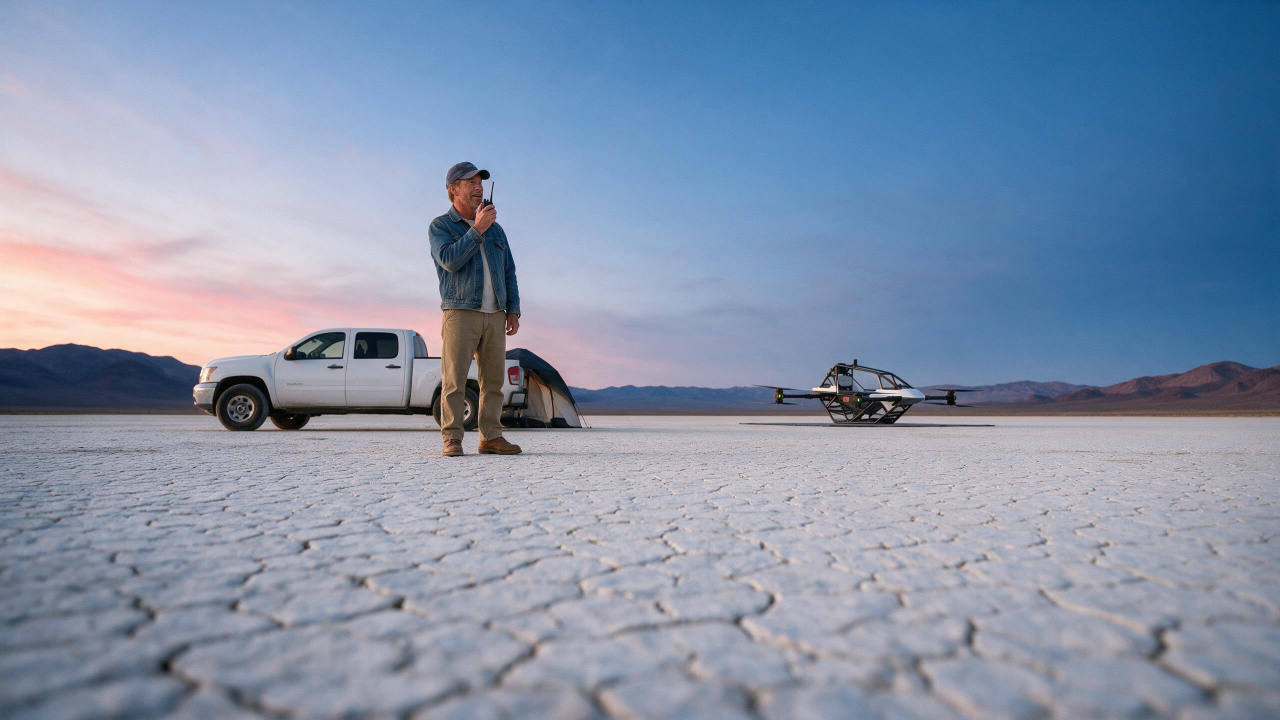
#> input picture film03/board/B03.jpg, 2560 x 1440 px, given in place of coolfly-logo-white.png, which was not available (shown at 1/2 size)
$ python animatic.py out.png
#> lines starting #> are read from the running program, lines starting #| are printed output that depends on the picture
#!/usr/bin/env python3
"""film03 FIRST FLIGHT animatic: storyboard stills with camera moves, cut to a code-synthesised temp score.

Usage: python3 film03/animatic.py OUTDIR
Picture and sound share one timeline (TIMES below = BRIEF-FirstFlight.md section 4; 100 BPM, bar 2.4 s):
drop 12.0 (lift-off), vacuum 38.4, lift 40.8 (she laughs), end 55.2 ("Again."), 60.0 out.
The temp score is original (higgsfield-motion score.html, rendered headless), internal only: the release track is
licensed after picture lock. Temp lines are Kokoro TTS.
"""
import json, os, subprocess, sys
from pathlib import Path
from PIL import Image, ImageDraw, ImageFont

ROOT = Path(__file__).resolve().parent
BOARD = ROOT/'board'
OUT = Path(sys.argv[1]); OUT.mkdir(parents=True, exist_ok=True)
W, H, FPS, DUR, BPM = 1920, 1080, 24, 60.0, 100
SK = Path('/root/.claude/skills/synced/2b3f0ebb-1e37-4d73-b17b-064d8359dcaf_57fae081-93aa-46b6-85bf-2820253df755/higgsfield-motion')
TOOLS = Path(os.environ.get('COOLFLY_TOOLS', '/tmp/coolfly-tools'))
LOGO = ROOT.parent/'film02/v10/coolfly-logo-white.png'
FONT = '/usr/share/fonts/opentype/inter/InterDisplay-Medium.otf'

# (start, end, still, zoom from->to, centre x from->to, centre y from->to); centre in 0..1 of the still
SHOTS = [
    (0.0, 2.4, 'B01', 1.00, 1.08, .55, .55, .55, .55),
    (2.4, 4.8, 'B02', 1.05, 1.12, .50, .50, .50, .50),
    (4.8, 7.2, 'B03', 1.10, 1.10, .45, .55, .50, .50),
    (7.2, 9.6, 'B04', 1.05, 1.20, .52, .52, .40, .40),
    (9.6, 12.0, 'B05', 1.05, 1.18, .55, .60, .55, .55),
    (12.0, 14.4, 'B06', 1.00, 1.15, .50, .50, .45, .40),
    (14.4, 16.8, 'B07', 1.08, 1.16, .50, .50, .40, .40),
    (16.8, 24.0, 'B08', 1.20, 1.25, .38, .62, .50, .50),   # FPV follow, left to right
    (24.0, 26.4, 'B09', 1.12, 1.12, .44, .56, .50, .50),
    (26.4, 28.8, 'B10', 1.05, 1.14, .50, .50, .40, .38),
    (28.8, 36.6, 'B11', 1.30, 1.00, .50, .50, .60, .50),   # rise / reveal: pull out
    (36.6, 38.4, 'B12', 1.00, 1.45, .50, .50, .35, .30),   # crash push toward the visor
    (38.4, 40.8, 'B13', 1.04, 1.06, .50, .50, .50, .50),   # vacuum: almost still
    (40.8, 43.2, 'B14', 1.15, 1.05, .50, .50, .40, .40),   # she laughs: punch then ease out
    (43.2, 48.0, 'B15', 1.20, 1.20, .62, .38, .50, .50),   # hero pass, sweeps across
    (48.0, 52.8, 'B16', 1.00, 1.15, .50, .50, .50, .50),   # head-on, coming home right to left
    (52.8, 55.2, 'B17', 1.05, 1.10, .52, .52, .50, .50),
    (55.2, 57.6, 'B18', 1.12, 1.02, .52, .52, .40, .40),   # "Again."
    (57.6, 60.0, 'B19', 1.10, 1.00, .50, .50, .55, .55),   # wide, logo
]
SHAKE = [(12.0, 0.35, 14), (40.8, 0.3, 10)]        # (time, length s, pixels) camera kick on the two hits
TITLES = [(0.25, 2.25, 'Everyone remembers their first.', 'super'),
          (5.0, 7.0, '“Whenever you’re ready.”', 'sub'),
          (55.7, 57.5, '“Again.”', 'sub')]
EVENTS = {'fps': FPS, 'bpm': BPM, 'dur': DUR, 'events': [
    {'t': 12.0, 'k': 'drop'}, {'t': 38.4, 'k': 'vac'}, {'t': 40.8, 'k': 'lift'}, {'t': 55.2, 'k': 'end'},
    {'t': 3.0, 'k': 'click', 'w': 1.2, 'note': 'buckle'},
    {'t': 12.0, 'k': 'riser', 'dur': 2.4, 'w': 0.9}, {'t': 12.0, 'k': 'impact', 'w': 1.0},
    {'t': 16.8, 'k': 'whoosh', 'dir': 'right', 'w': 0.8}, {'t': 24.0, 'k': 'whoosh', 'dir': 'right', 'w': 0.6},
    {'t': 38.4, 'k': 'riser', 'dur': 1.8, 'w': 0.8}, {'t': 40.8, 'k': 'impact', 'w': 1.1},
    {'t': 43.2, 'k': 'whoosh', 'dir': 'left', 'w': 0.9}, {'t': 48.0, 'k': 'whoosh', 'dir': 'left', 'w': 0.6},
]}
LINES = [(5.1, 'ray', "Whenever you're ready.", 'am_michael'), (55.75, 'maya', 'Again.', 'af_heart')]


def ease(u):
    return u * u * (3 - 2 * u)


def frame_at(img, z, cx, cy):
    sw, sh = img.size
    bw, bh = sw / z, sh / z
    x0 = min(max(cx * sw - bw / 2, 0), sw - bw); y0 = min(max(cy * sh - bh / 2, 0), sh - bh)
    return img.crop((x0, y0, x0 + bw, y0 + bh)).resize((W, H), Image.BICUBIC)


def picture():
    stills = {}
    font_super = ImageFont.truetype(FONT, 46); font_sub = ImageFont.truetype(FONT, 40); font_tag = ImageFont.truetype(FONT, 30)
    logo = Image.open(LOGO).convert('RGBA'); logo = logo.resize((520, int(520 * logo.height / logo.width)), Image.LANCZOS)
    ff = subprocess.Popen(['ffmpeg', '-v', 'error', '-y', '-f', 'rawvideo', '-pix_fmt', 'rgb24', '-s', f'{W}x{H}', '-r', str(FPS), '-i', '-',
                           '-c:v', 'libx264', '-crf', '18', '-pix_fmt', 'yuv420p', str(OUT/'picture.mp4')], stdin=subprocess.PIPE)
    for n in range(int(DUR * FPS)):
        t = n / FPS
        a, b, key, z0, z1, x0, x1, y0, y1 = next(s for s in SHOTS if s[0] <= t < s[1])
        if key not in stills:
            stills[key] = Image.open(next(p for p in (BOARD/f'{key}.png', BOARD/f'{key}.jpg') if p.exists())).convert('RGB').resize((2560, 1440), Image.LANCZOS)
        u = ease((t - a) / (b - a))
        fr = frame_at(stills[key], z0 + (z1 - z0) * u, x0 + (x1 - x0) * u, y0 + (y1 - y0) * u)
        for ht, ln, px in SHAKE:
            if ht <= t < ht + ln:
                k = (1 - (t - ht) / ln) * px; s = 1 if n % 2 else -1
                fr = fr.transform(fr.size, Image.AFFINE, (1, 0, s * k, 0, 1, -s * k * .6), Image.BICUBIC)
        d = ImageDraw.Draw(fr)
        for ta, tb, text, kind in TITLES:
            if ta <= t < tb:
                alpha = min(1, (t - ta) / .3, (tb - t) / .3)
                f = font_super if kind == 'super' else font_sub
                tw = d.textlength(text, font=f); y = H * .46 if kind == 'super' else H * .86
                c = int(255 * alpha)
                d.text(((W - tw) / 2 + 2, y + 2), text, font=f, fill=(0, 0, 0))
                d.text(((W - tw) / 2, y), text, font=f, fill=(c, c, c))
        if t >= 57.9:  # logo in the clear sky of B19
            alpha = min(1, (t - 57.9) / .6)
            lg = logo.copy(); lg.putalpha(lg.getchannel('A').point(lambda v: int(v * alpha)))
            fr.paste(lg, ((W - lg.width) // 2, 150), lg)
            tw = d.textlength('D R E A M', font=font_tag)
            c = int(255 * alpha); d.text(((W - tw) / 2, 150 + lg.height + 24), 'D R E A M', font=font_tag, fill=(c, c, c))
        tc = f'{key}  {t:05.2f}'
        d.text((24, 20), tc, font=font_tag, fill=(255, 210, 0))  # board id + time, it is an animatic
        ff.stdin.write(fr.tobytes())
    ff.stdin.close(); ff.wait()


def sound():
    ev = OUT/'events.json'; ev.write_text(json.dumps(EVENTS))
    env = dict(os.environ, HFT_BROWSER=str(TOOLS/'chrome'))
    subprocess.run(['node', 'scripts/render_audio.mjs', 'assets/templates/audio/score.html', str(OUT/'score.wav'),
                    '--query', f'preset=arrival&bpm={BPM}&dur={DUR}', '--events', str(ev)], cwd=SK, env=env, check=True)
#> (this line was passed over: subprocess is not available in this run)
    py = str(TOOLS/'venv/bin/python')
    for _, key, text, voice in LINES:
        (OUT/f'{key}.json').write_text(json.dumps({key: text}))
        subprocess.run([py, str(ROOT.parent/'tools/vo.py'), str(OUT/f'{key}.json'), str(OUT), '--voice', voice, '--speed', '0.95'],
                       env=dict(os.environ, COOLFLY_TOOLS=str(TOOLS)), check=True)
    inputs, chains, labels = ['-i', str(OUT/'score.wav')], [], []
    for i, (t, key, _, voice) in enumerate(LINES, 1):
        inputs += ['-i', str(OUT/f'{key}_{voice}.wav')]
        chains.append(f'[{i}]aresample=48000,pan=stereo|c0=c0|c1=c0,volume=1.8,adelay={int(t*1000)}|{int(t*1000)}[v{i}]'); labels.append(f'[v{i}]')
    duck = '+'.join(f'between(t,{t-0.1:.2f},{t+1.6:.2f})' for t, *_ in LINES)
    graph = ';'.join(chains) + f";[0]volume='if({duck},0.45,1)':eval=frame[m];[m]{''.join(labels)}amix=inputs={1+len(labels)}:normalize=0:duration=first[a]"
    subprocess.run(['ffmpeg', '-v', 'error', '-y'] + inputs + ['-filter_complex', graph, '-map', '[a]', '-t', str(DUR), '-ar', '48000', str(OUT/'mix_raw.wav')], check=True)
    # gain to -14 LUFS measured on the raw mix, then a brick-wall limiter (true peak <= -1 dBTP)
    r = subprocess.run(['ffmpeg', '-hide_banner', '-i', str(OUT/'mix_raw.wav'), '-af', 'ebur128', '-f', 'null', '-'], capture_output=True, text=True).stderr
    lufs = float(r[r.rindex('I:'):].split()[1])
    subprocess.run(['ffmpeg', '-v', 'error', '-y', '-i', str(OUT/'mix_raw.wav'), '-af',
                    f'volume={-14 - lufs:.2f}dB,aresample=192000,alimiter=limit=0.82:attack=1:release=60:level=false,aresample=48000',
                    str(OUT/'mix.wav')], check=True)


if __name__ == '__main__':
    assert abs(SHOTS[-1][1] - DUR) < 1e-6 and all(abs(SHOTS[i][1] - SHOTS[i+1][0]) < 1e-6 for i in range(len(SHOTS) - 1))
    sound(); picture()
#> (the call stopped at in sound, `subprocess.run([py, str(ROOT.parent/'tools/vo.py'), str(OUT/f'{key}.js..`: subprocess is not available in this run)
#> in picture, `logo = logo.resize((520, int(520 * logo.height / logo.width)), Image.L`:
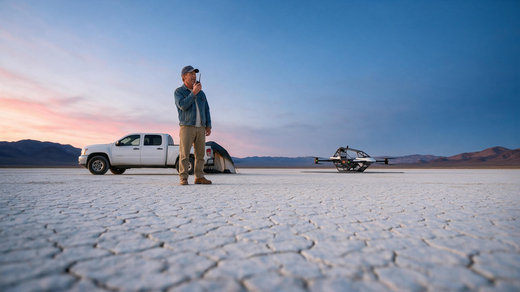
#> logo: PIL image 520x292 RGBA; mean R, G, B, A 132.2, 147.3, 171, 255
#> (the run stopped early here; a loop or call above may not have finished)

$ run again, on film03/board/B04.jpg
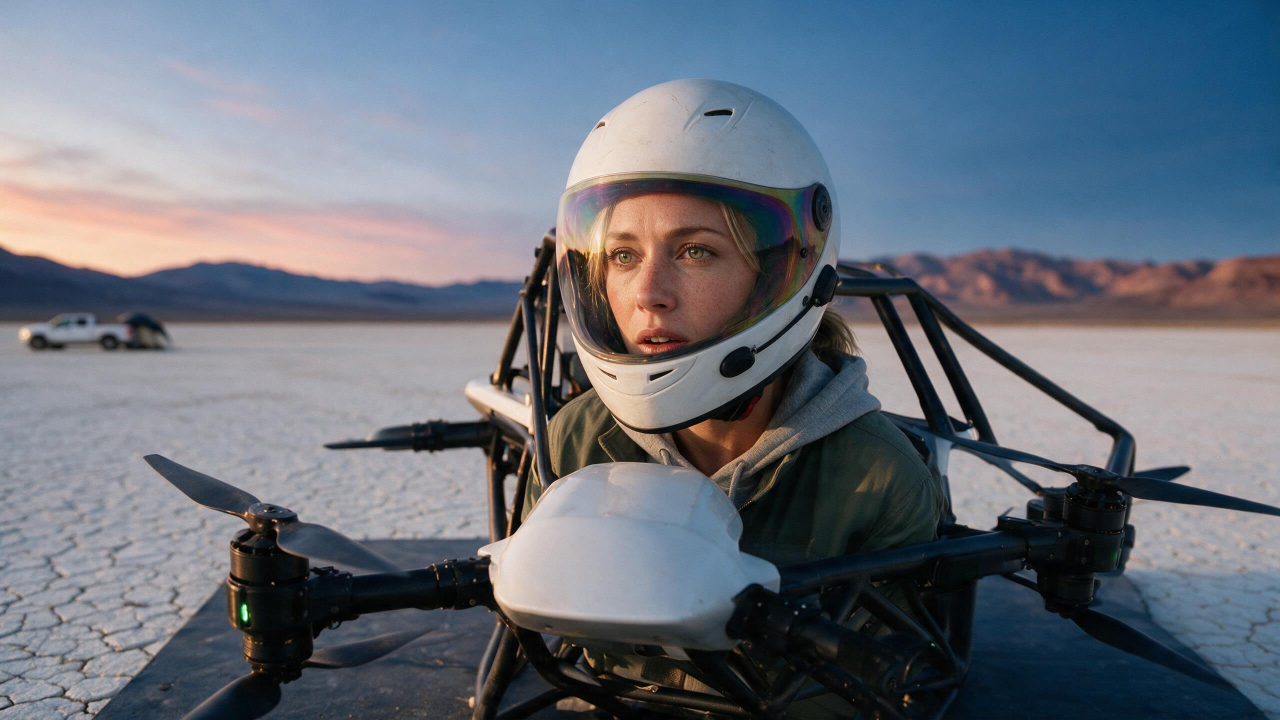
#> input picture film03/board/B04.jpg, 2560 x 1440 px, given in place of coolfly-logo-white.png, which was not available (shown at 1/2 size)
#> in picture, `logo = logo.resize((520, int(520 * logo.height / logo.width)), Image.L`:
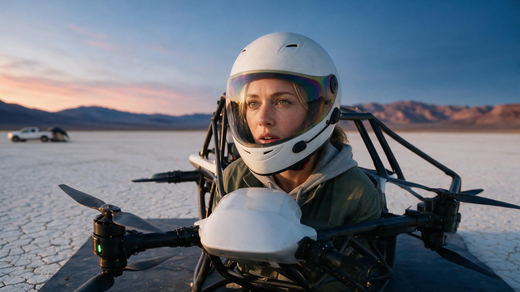
#> logo: PIL image 520x292 RGBA; mean R, G, B, A 104.6, 112, 123.4, 255

$ run again, on film03/board/B05.jpg
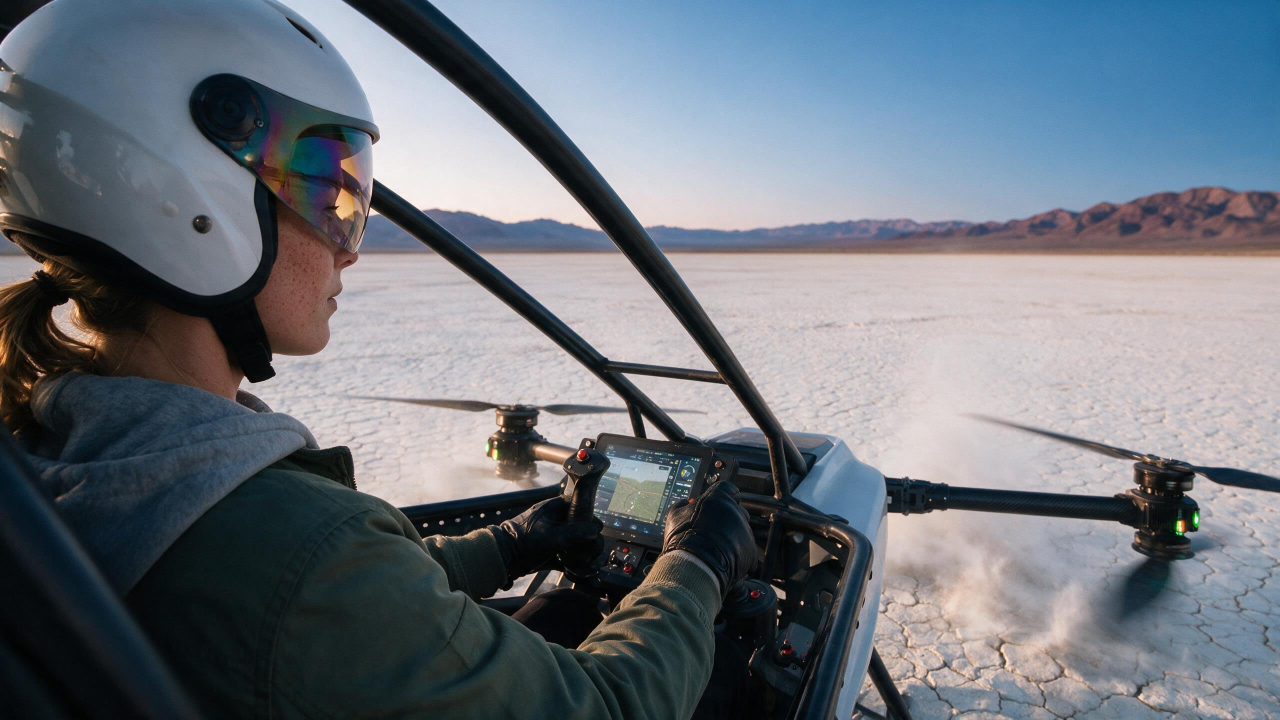
#> input picture film03/board/B05.jpg, 2560 x 1440 px, given in place of coolfly-logo-white.png, which was not available (shown at 1/2 size)
#> in picture, `logo = logo.resize((520, int(520 * logo.height / logo.width)), Image.L`:
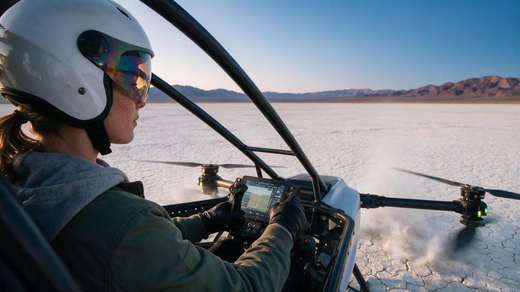
#> logo: PIL image 520x292 RGBA; mean R, G, B, A 109.1, 116.3, 125.4, 255
